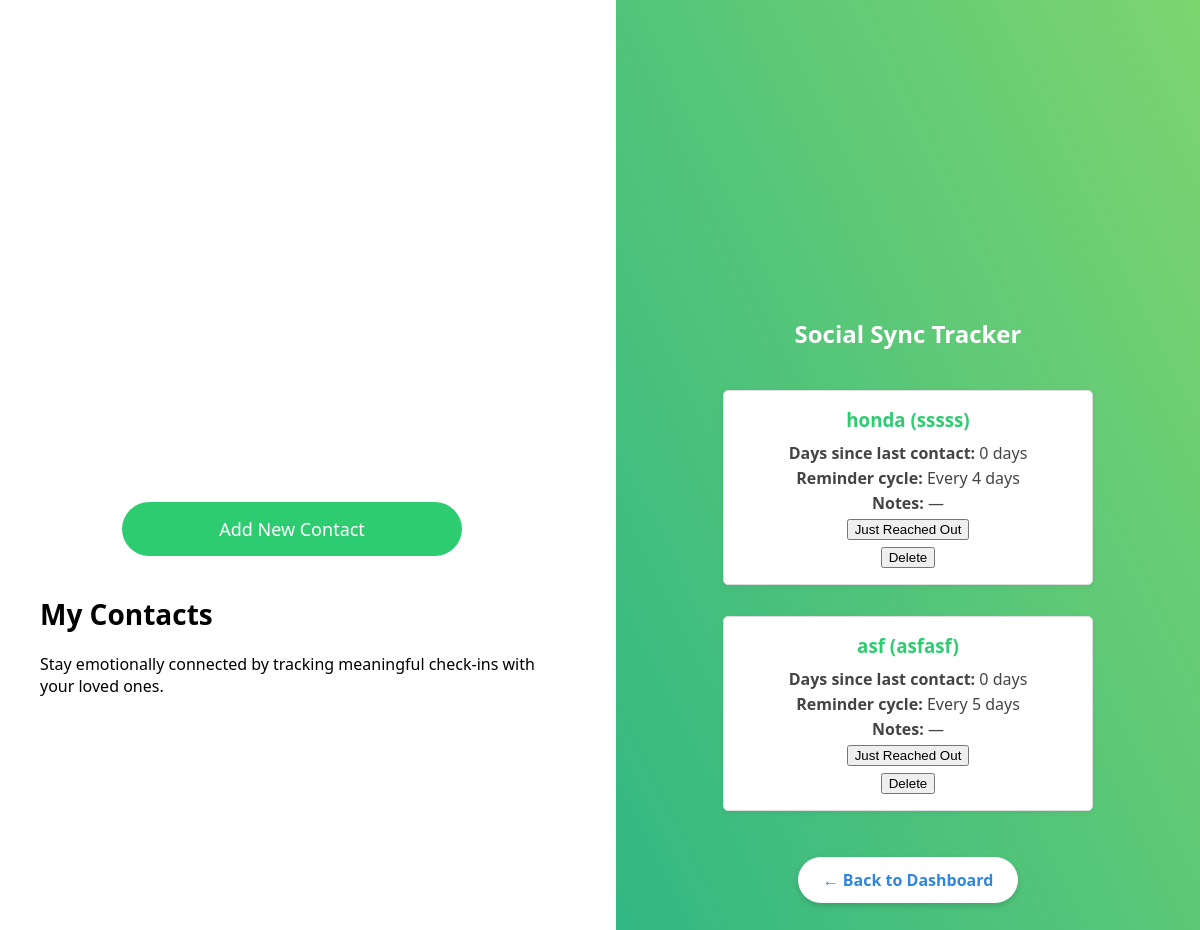
Page /social/contacts (signed in) on the committed database.
### models/social.py (models this page shows)
class SocialContact(db.Model):
    __tablename__ = 'social_contacts'
    id = db.Column(db.Integer, primary_key=True)
    user_id = db.Column(db.Integer, db.ForeignKey('user.id'), nullable=False)
    name = db.Column(db.String(100), nullable=False)
    relationship = db.Column(db.String(50))
    reminder_days = db.Column(db.Integer, default=7)  # Number of days between check-ins
    last_contacted = db.Column(db.Date, default=date.today)
    notes = db.Column(db.String(255))  # Optional notes field

### routes/social.py (the view)
@social_bp.route('/contacts')
@login_required
def view_contacts():
    contacts = SocialContact.query.filter_by(user_id=current_user.id).order_by(SocialContact.last_contacted.asc()).all()
    today = date.today()
    return render_template('social/contacts.html', contacts=contacts, today=today)

### app.py (called while the page is built)
@login_manager.user_loader
def load_user(user_id):
    return User.query.get(int(user_id))

### templates/social/contacts.html (shortened to what this page needs)
<!DOCTYPE html>
<html lang="en">
<head>
    <link rel="stylesheet" href="{{ url_for('static', filename='css/styles.css') }}">
</head>
<body>
<div class="container">
    <div class="left-panel">
        <a href="{{ url_for('social.add_contact') }}" class="dashboard-btn">Add New Contact</a>
        <div class="left-column">
            <h2>My Contacts</h2>
            <p>Stay emotionally connected by tracking meaningful check-ins with your loved ones.</p>
        </div>
    </div>
    <div class="right-panel">
        <h2>Social Sync Tracker</h2>
        {% if contacts %}
            <div class="goal-list">
                {% for c in contacts %}
                <div class="goal-card">
                    <h3>{{ c.name }} ({{ c.relationship or 'No label' }})</h3>
                    <p><strong>Days since last contact:</strong> {{ (today - c.last_contacted).days }} days</p>
                    <p><strong>Reminder cycle:</strong> Every {{ c.reminder_days }} days</p>
                    <p><strong>Notes:</strong> {{ c.notes or '—' }}</p>
                    <form method="POST" action="{{ url_for('social.reset_contact', id=c.id) }}">
                        <button type="submit">Just Reached Out</button>
                    </form>
                    <form method="POST" action="{{ url_for('social.delete_contact', id=c.id) }}" style="margin-top: 5px;">
                        <button type="submit" class="btn btn-danger">Delete</button>
                    </form>
                </div>
                {% endfor %}
            </div>
        {% else %}
            <p>No contacts yet. Start by <a href="{{ url_for('social.add_contact') }}">adding one</a>.</p>
        {% endif %}
        <a href="{{ url_for('main.dashboard') }}" class="back-dashboard-btn">← Back to Dashboard</a>
    </div>
</div>
</body>
</html>

### static/css/styles.css (style rules this page uses)
body { margin: 0; padding: 0; font-family: 'Segoe UI', sans-serif; display: flex; height: 100vh; }
.container { display: flex; width: 100vw; height: 150vh; }
.left-panel, .right-panel { flex: 1; display: flex; align-items: center; justify-content: center; flex-direction: column; padding: 40px; box-sizing: border-box; height: 150vh; }
.left-panel { background-color: #fff; color: black; }
.right-panel { background: linear-gradient(to top right, #28b485, #7dd56f); color: white; text-align: center; }
.left-column h2 { font-size: 28px; font-weight: 600; margin-bottom: 20px; }
.goal-list { display: flex; flex-direction: column; gap: 15px; margin-top: 20px; }
.goal-card { width: 21rem; background-color: white; padding: 15px 20px; border-radius: 10px; border: 1px solid #ddd; box-shadow: 0 2px 6px rgba(0, 0, 0, 0.05); }
.goal-card h3 { margin: 0 0 10px; color: #2ecc71; }
.goal-card p { margin: 3px 0; color: #444; }
.dashboard-btn { display: block; background-color: #2ecc71; color: white; padding: 15px 20px; margin: 15px auto; text-align: center; border-radius: 30px; width: 300px; font-size: 18px; font-family: 'Segoe UI', sans-serif; text-decoration: none; transition: background-color 0.3s ease; }
.container { display: flex; gap: 2rem; }
.goal-card { border: 1px solid #ddd; padding: 1rem; margin-bottom: 1rem; border-radius: 5px; }
.back-dashboard-btn { margin-top: 30px; display: inline-block; padding: 12px 25px; background-color: #ffffff; color: #2e86de; font-weight: bold; border-radius: 30px; text-decoration: none; font-size: 16px; transition: all 0.3s ease; box-shadow: 0 3px 6px rgba(0,0,0,0.15); }
body { display: flex; margin: 0; }

### rows in the picture
SocialContact: name "honda", relationship "sssss", (today-c.last_contacted).days "0", reminder_days "4", notes "—"
SocialContact: name "asf", relationship "asfasf", (today-c.last_contacted).days "0", reminder_days "5", notes "—"
